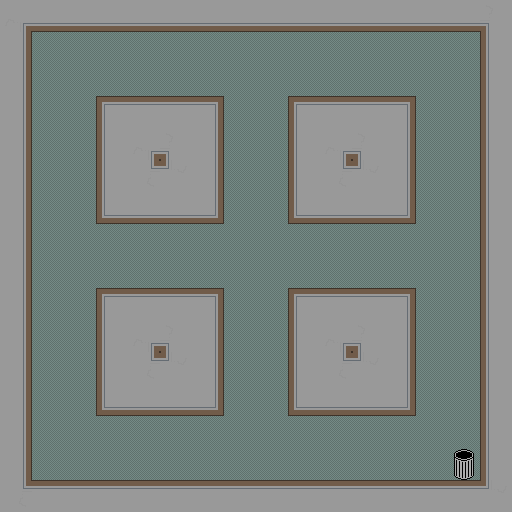

The image is a tile-based game level rendered from a .tmx file. Its description and complete source (layers, tilesets, objects, tile grids) follow:
An orthogonal 16x16 tile map with 32x32 px tiles, 2 tile layers (Tile Layer 1, Tile Layer 2) and 13 objects.

<map version="1.2" tiledversion="1.2.0" orientation="orthogonal" renderorder="right-down" width="16" height="16" tilewidth="32" tileheight="32" infinite="0" nextlayerid="7" nextobjectid="15">
 <tileset firstgid="1" name="oltile" tilewidth="32" tileheight="32" tilecount="28" columns="28">
  <image source="oltile.png" width="896" height="32" />
 </tileset>
 <layer id="1" name="Tile Layer 1" width="16" height="16">
  <data encoding="csv">
17,17,17,17,17,17,17,17,17,17,17,17,17,17,17,17,
17,17,17,17,17,17,17,17,17,17,17,17,17,17,17,17,
17,17,17,17,17,17,17,17,17,17,17,17,17,17,17,17,
17,17,17,17,17,17,17,17,17,17,17,17,17,17,17,17,
17,17,17,17,17,17,17,17,17,17,17,17,17,17,17,17,
17,17,17,17,17,17,17,17,17,17,17,17,17,17,17,17,
17,17,17,17,17,17,17,17,17,17,17,17,17,17,17,17,
17,17,17,17,17,17,17,17,17,17,17,17,17,17,17,17,
17,17,17,17,17,17,17,17,17,17,17,17,17,17,17,17,
17,17,17,17,17,17,17,17,17,17,17,17,17,17,17,17,
17,17,17,17,17,17,17,17,17,17,17,17,17,17,17,17,
17,17,17,17,17,17,17,17,17,17,17,17,17,17,17,17,
17,17,17,17,17,17,17,17,17,17,17,17,17,17,17,17,
17,17,17,17,17,17,17,17,17,17,17,17,17,17,17,17,
17,17,17,17,17,17,17,17,17,17,17,17,17,17,17,17,
17,17,17,17,17,17,17,17,17,17,17,17,17,17,17,17
</data>
 </layer>
 <objectgroup id="2" name="Walls">
  <object id="1" x="-9" y="-4" width="41" height="524" />
  <object id="2" x="-19" y="479" width="546" height="48" />
  <object id="3" x="480" y="-19" width="48" height="552" />
  <object id="4" x="-34" y="-12" width="560" height="43" />
  <object id="5" x="96" y="287" width="126" height="127" />
  <object id="6" x="96" y="97" width="128" height="125" />
  <object id="7" x="288" y="95" width="128" height="129" />
  <object id="8" x="289" y="290" width="127" height="127" />
 </objectgroup>
 <objectgroup id="3" name="Start/End">
  <object id="9" x="448" y="447" width="30" height="31" />
 </objectgroup>
 <objectgroup id="5" name="Ghosts">
  <object id="11" x="259" y="450">
   <point />
  </object>
  <object id="12" x="254" y="259">
   <point />
  </object>
  <object id="13" x="352" y="449">
   <point />
  </object>
 </objectgroup>
 <objectgroup id="6" name="Hero">
  <object id="14" x="63" y="454">
   <point />
  </object>
 </objectgroup>
 <layer id="4" name="Tile Layer 2" width="16" height="16">
  <data encoding="csv">
14,18,18,18,18,18,18,18,18,18,18,18,18,18,18,13,
20,0,0,0,0,0,0,0,0,0,0,0,0,0,0,19,
20,0,0,0,0,0,0,0,0,0,0,0,0,0,0,19,
20,0,0,7,21,21,8,0,0,7,21,21,8,0,0,19,
20,0,0,19,14,13,20,0,0,19,14,13,20,0,0,19,
20,0,0,19,16,15,20,0,0,19,16,15,20,0,0,19,
20,0,0,5,18,18,6,0,0,5,18,18,6,0,0,19,
20,0,0,0,0,0,0,0,0,0,0,0,0,0,0,19,
20,0,0,0,0,0,0,0,0,0,0,0,0,0,0,19,
20,0,0,7,21,21,8,0,0,7,21,21,8,0,0,19,
20,0,0,19,14,13,20,0,0,19,14,13,20,0,0,19,
20,0,0,19,16,15,20,0,0,19,16,15,20,0,0,19,
20,0,0,5,18,18,6,0,0,5,18,18,6,0,0,19,
20,0,0,0,0,0,0,0,0,0,0,0,0,0,0,19,
20,0,0,0,0,0,0,0,0,0,0,0,0,0,22,19,
16,21,21,21,21,21,21,21,21,21,21,21,21,21,21,15
</data>
 </layer>
</map>
